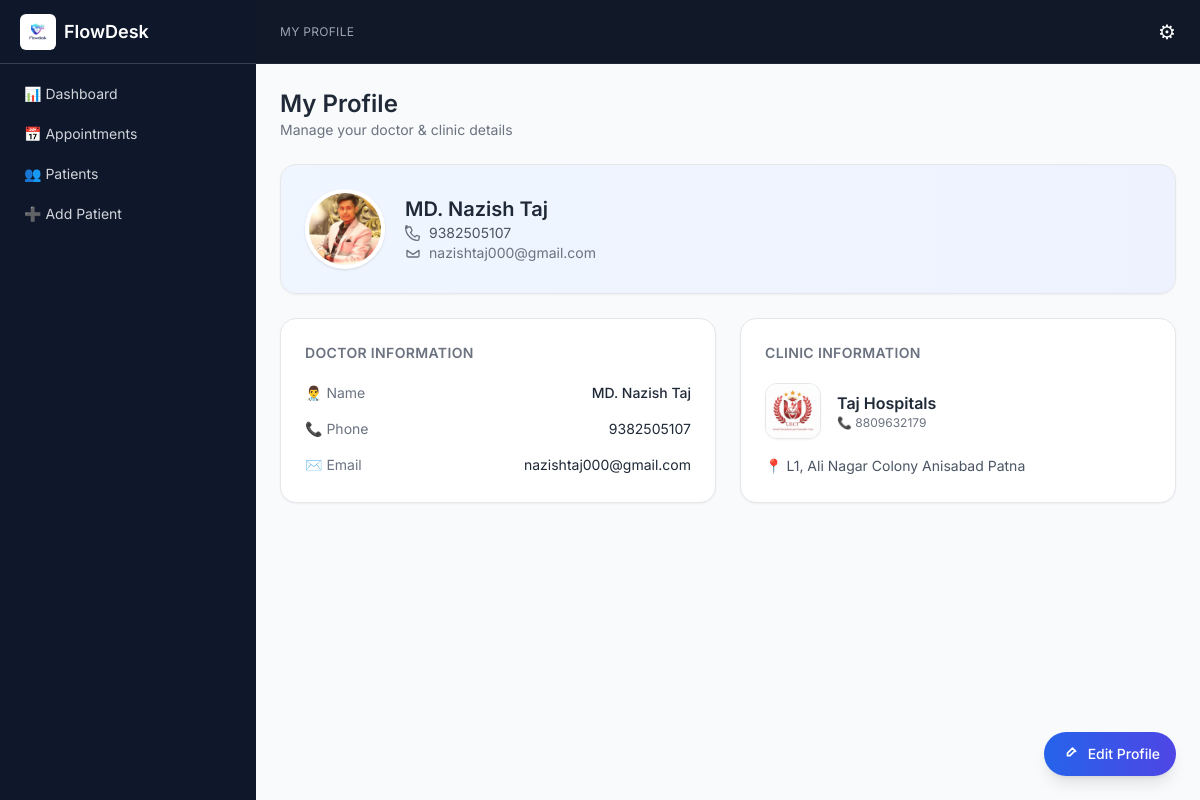
Screenshot of /profile/ (signed in) with the database file from the repository.
### core/models.py (models this page shows, shortened)
class UserProfile(models.Model):
    user = models.OneToOneField(User, on_delete=models.CASCADE)
    clinic = models.ForeignKey(Clinic, on_delete=models.CASCADE)
    doctor_name = models.CharField(max_length=200)
    phone = models.CharField(max_length=20, blank=True)
    photo = models.ImageField(upload_to="doctor_photos/", blank=True, null=True)

class Clinic(models.Model):
    name = models.CharField(max_length=200)
    phone = models.CharField(max_length=20)
    address = models.TextField()
    logo = models.ImageField(upload_to="clinic_logos/", blank=True, null=True)
    billing_enabled = models.BooleanField(default=False)
    consultation_fee = models.DecimalField(
        max_digits=10,
        decimal_places=2,
        default=0
    )

### core/views.py (the view)
# urls.py: path("profile/", views.profile, name="profile"),
@login_required(login_url="login")
def profile(request):
    profile = get_object_or_404(UserProfile, user=request.user)
    clinic = profile.clinic
    context = {
        "user": request.user,
        "profile": profile,
        "clinic": clinic
    }
    return render(request, "profile.html", context)

### core/templates/profile.html (shortened to what this page needs)
{% extends "base.html" %}
{% block page_title %}My Profile{% endblock %}
{% block content %}
<div class="space-y-6 animate-fadeIn">
<div class="flex justify-between items-center">
<div>
<h1 class="text-2xl font-semibold text-gray-800">
My Profile
</h1>
<p class="text-gray-500 text-sm">
Manage your doctor & clinic details
</p>
</div>
</div>
<div class="bg-gradient-to-r from-blue-50 to-indigo-50 border rounded-2xl p-6 shadow-sm hover:shadow-md transition-all duration-300">
<div class="flex items-center gap-5">
{% if profile.photo %}
<img src="{{ profile.photo.url }}"
class="w-20 h-20 rounded-full object-cover border-4 border-white shadow">
{% else %}
<div class="w-20 h-20 rounded-full bg-blue-600 text-white flex items-center justify-center text-xl font-semibold shadow">
{{ profile.doctor_name|slice:":1" }}
</div>
{% endif %}
<div>
<h2 class="text-xl font-semibold text-gray-800">
{{ profile.doctor_name }}
</h2>
<p class="text-sm text-gray-600 flex items-center gap-2">
{{ profile.phone }}
</p>
<p class="text-sm text-gray-500 flex items-center gap-2">
<svg xmlns="http://www.w3.org/2000/svg" class="h-4 w-4 text-gray-500" fill="none"
viewBox="0 0 24 24" stroke="currentColor">
<path stroke-linecap="round" stroke-linejoin="round" stroke-width="2"
d="M3 8l9 6 9-6M21 8v8a2 2 0 01-2 2H5a2 2 0 01-2-2V8"/>
</svg>
{{ request.user.email|default:"Email not added" }}
</p>
</div>
</div>
</div>
<div id="realContent" class="grid grid-cols-1 md:grid-cols-2 gap-6 hidden">
<div class="bg-white border rounded-2xl p-6 shadow-sm hover:shadow-xl hover:-translate-y-1 transition-all duration-300">
<h3 class="text-sm font-semibold text-gray-500 mb-5 uppercase tracking-wide">
Doctor Information
</h3>
<div class="space-y-4 text-sm">
<div class="flex justify-between">
<span class="text-gray-500">👨‍⚕️ Name</span>
<span class="font-medium text-gray-800">{{ profile.doctor_name }}</span>
</div>
<div class="flex justify-between">
<span class="text-gray-500">📞 Phone</span>
<span>{{ profile.phone }}</span>
</div>
<div class="flex justify-between">
<span class="text-gray-500">✉️ Email</span>
<span>{{ request.user.email|default:"Not added" }}</span>
</div>
</div>
</div>
<div class="bg-white border rounded-2xl p-6 shadow-sm hover:shadow-xl hover:-translate-y-1 transition-all duration-300">
<h3 class="text-sm font-semibold text-gray-500 mb-5 uppercase tracking-wide">
Clinic Information
</h3>
<div class="flex items-center gap-4 mb-4">
{% if clinic.logo %}
<img src="{{ clinic.logo.url }}"
class="w-14 h-14 rounded-xl border shadow-sm object-cover">
{% else %}
<div class="w-14 h-14 rounded-xl bg-gray-100 flex items-center justify-center text-gray-400 text-xs">
Logo
</div>
{% endif %}
<div>
<p class="font-semibold text-gray-800">
{{ clinic.name }}
</p>
<p class="text-xs text-gray-500">
📞 {{ clinic.phone }}
</p>
</div>
</div>
<div class="text-sm text-gray-600 leading-relaxed flex items-center gap-2">
📍 {{ clinic.address }}
</div>
</div>
</div>
</div>
<a href="/edit-profile/"
class="fixed bottom-6 right-6 group flex items-center gap-2 bg-gradient-to-r from-blue-600 to-indigo-600 text-white px-4 py-3 rounded-full shadow-lg hover:scale-105 transition-all duration-300">
<svg xmlns="http://www.w3.org/2000/svg" class="h-5 w-5" fill="none"
viewBox="0 0 24 24" stroke="currentColor">
<path stroke-linecap="round" stroke-linejoin="round" stroke-width="2"
d="M15.232 5.232l3.536 3.536M9 11l6-6 3 3-6 6H9v-3z"/>
</svg>
<span class="text-sm font-medium hidden md:inline">
Edit Profile
</span>
</a>
{% endblock %}

### core/templates/base.html (shortened to what this page needs)
{% load static %}
<!DOCTYPE html>
<html>
<head>
<script src="https://cdn.tailwindcss.com"></script>
</head>
<body class="bg-gray-50 text-gray-800">
<div class="flex h-screen">
  <aside id="sidebar"
  class="fixed md:static top-0 left-0 h-full w-64 shrink-0 bg-[#0f172a] text-white flex flex-col transform -translate-x-full md:translate-x-0 transition-transform duration-300 z-50">
    <div class="h-16 flex items-center px-5 gap-2 text-lg font-semibold border-b border-gray-700">
      <img src="{% static 'images/logo.png' %}"
      class="h-9 w-9 object-contain bg-white rounded-md p-1">
      <span>FlowDesk</span>
    </div>
   <nav class="flex-1 p-3 space-y-1 text-sm">
  <a href="/dashboard/"
  class="block px-3 py-2 rounded-lg
  {% if request.path == '/dashboard/' %}
    bg-white/10 text-white font-medium
  {% else %}
    hover:bg-gray-800 text-gray-300
  {% endif %}">
    📊 Dashboard
  </a>
  <a href="/appointments/"
  class="block px-3 py-2 rounded-lg
  {% if request.path == '/appointments/' %}
    bg-white/10 text-white font-medium
  {% else %}
    hover:bg-gray-800 text-gray-300
  {% endif %}">
    📅 Appointments
  </a>
  <a href="/patients/"
  class="block px-3 py-2 rounded-lg
  {% if request.path == '/' %}
    bg-white/10 text-white font-medium
  {% else %}
    hover:bg-gray-800 text-gray-300
  {% endif %}">
    👥 Patients
  </a>
  <a href="/add-patient/"
  class="block px-3 py-2 rounded-lg
  {% if request.path == '/add-patient/' %}
    bg-white/10 text-white font-medium
  {% else %}
    hover:bg-gray-800 text-gray-300
  {% endif %}">
    ➕ Add Patient
  </a>
</nav>
  </aside>
  <div class="flex-1 flex flex-col w-full">
    <header class="h-16 bg-[#111827] border-b border-gray-800 flex items-center justify-between px-4 md:px-6 text-white">
      <div class="flex items-center gap-3">
        <h1 class="text-xs text-gray-400 uppercase tracking-wide">
          {% block page_title %}Dashboard{% endblock %}
        </h1>
      </div>
      <div class="flex items-center gap-4">
        <div class="relative">
          <button onclick="toggleSettings()" class="text-xl">⚙</button>
        </div>
      </div>
    </header>
    <main class="flex-1 overflow-y-auto p-4 md:p-6 bg-gray-50">
      <div class="max-w-6xl mx-auto">
        {% block content %}
        {% endblock %}
      </div>
    </main>
  </div>
</div>
</body>
</html>

### core/templates/base.html (style rules this page uses)
body { font-family:'Inter',sans-serif; color:#1f2937; }
html, body { overflow-x:hidden; }

### core/templates/profile.html (style rules this page uses)
.animate-fadeIn { animation: fadeIn 0.4s ease-in-out; }

### rows the page displays
UserProfile: photo (picture), doctor_name "MD. Nazish Taj", phone "9382505107"
Clinic: logo (picture), name "Taj Hospitals", phone "8809632179", address "L1, Ali Nagar Colony Anisabad Patna"

### other values shown
{{ request.user.email|default:"Email not added" }} "nazishtaj000@gmail.com"
{{ request.user.email|default:"Not added" }} "nazishtaj000@gmail.com"
